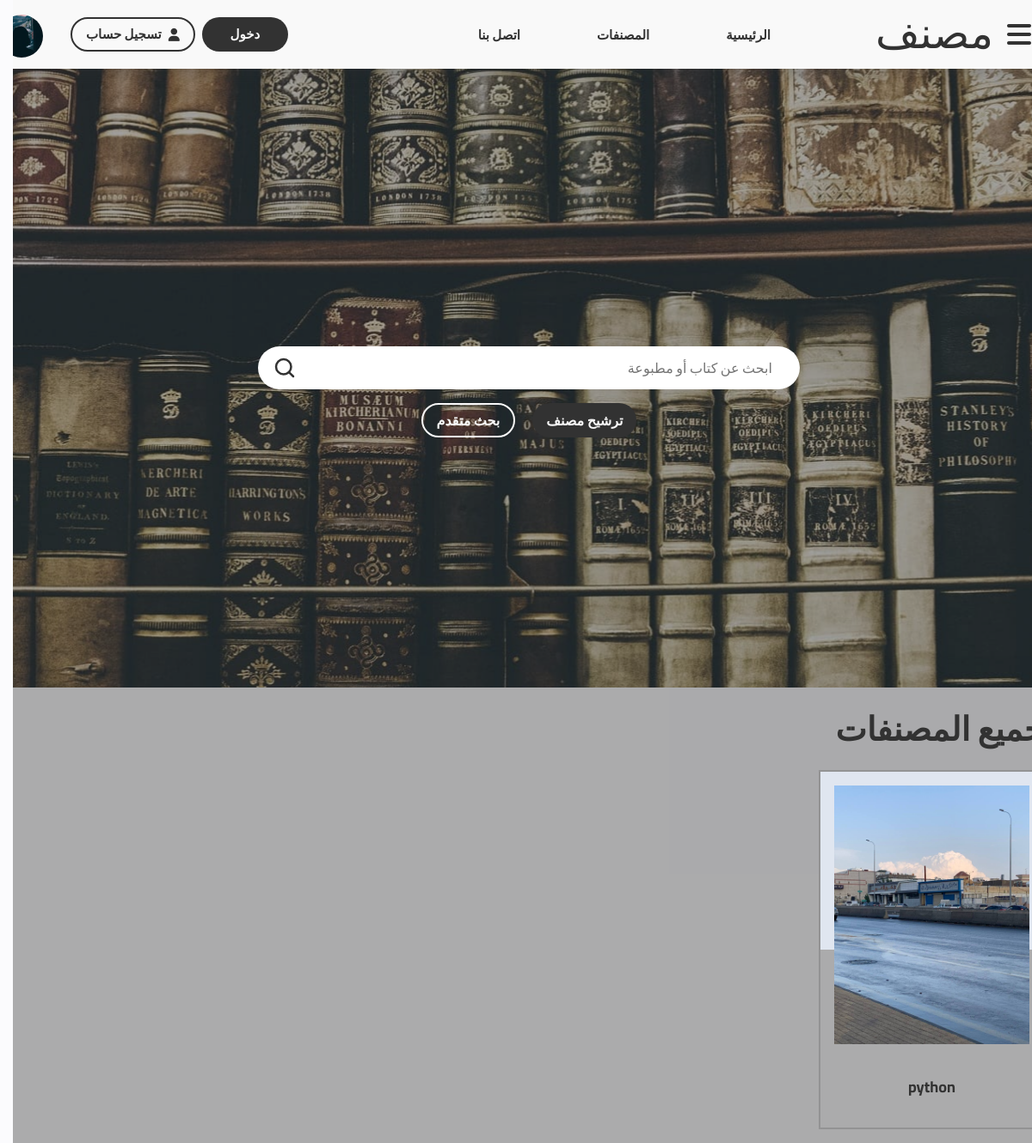
Screenshot of /mosannaf/ with the database file from the repository.
### mosannaf/models.py (models this page shows, shortened)
class Mosannaf(models.Model):
    name = models.CharField(max_length=255, verbose_name='اسم المصنف')
    meaning = models.TextField(verbose_name='تفسير اسم المصنف')
    summary = models.TextField(verbose_name='نبذه عن المصنف')
    m_type = models.ForeignKey(
        'Type', on_delete=models.SET_NULL, blank=True, null=True, verbose_name='نوع المصنف')
    chain = models.CharField(max_length=200, verbose_name='سلسلة')
    related_to = models.ForeignKey(
        "Mosannaf", on_delete=models.SET_NULL, null=True, blank=True, verbose_name='ذو علاقة', related_name='mosannaf_related_to')
    competitor = models.ForeignKey(
        "Mosannaf", on_delete=models.SET_NULL, verbose_name="منافس", null=True, blank=True, related_name='mosannaf_competitor')
    contrary = models.ForeignKey(
        "Mosannaf", on_delete=models.SET_NULL, blank=True, null=True, verbose_name='منافي', related_name='mosannaf_contrary')
    fields = models.ManyToManyField("Field", verbose_name="المجالات")
    category = models.ForeignKey(
        "Category", verbose_name="الفئة", on_delete=models.SET_NULL, null=True, blank=True)
    specialization = models.ForeignKey(
        "Specialization", verbose_name="التخصصص", on_delete=models.SET_NULL, null=True, blank=True)
    original_lang = models.ForeignKey(
        "Lang", verbose_name="أصل لغة المصنف", on_delete=models.SET_NULL, null=True, blank=True)
    date_published = models.DateField(
        verbose_name='تاريخ النشر', null=True, blank=True)
    parts_count = models.IntegerField(default=0, verbose_name='الأجزاء')
    pages_count = models.IntegerField(default=0, verbose_name='الصفحات')
    units_count = models.IntegerField(default=0, verbose_name='اﻷبواب')
    chapters_count = models.IntegerField(default=0, verbose_name='الفصول')
    subject = models.CharField(
        verbose_name="الموضوع", blank=True, null=True, max_length=100)
    branch = models.ForeignKey(
        "Branch", verbose_name='القسم', on_delete=models.SET_NULL, blank=True, null=True)
    sub_branch = models.ForeignKey(
        "SubBranch", verbose_name='القسم الفرعي', on_delete=models.SET_NULL, blank=True, null=True)
    chapter = models.CharField(max_length=200, verbose_name="الفصل")
    field = models.CharField(max_length=200, verbose_name="المجال")
    activity = models.CharField(max_length=200, verbose_name="النشاط")
    image = models.ImageField(verbose_name='صورة المصنف', upload_to='covers/',
                              height_field=None, width_field=None, max_length=None)
    file = models.FileField(verbose_name='ملف المصنف',
                            upload_to='mosannafat/', max_length=100)
    m_format = models.ForeignKey(
        "Formats", verbose_name="صيغة المصنف", blank=True, null=True, on_delete=models.SET_NULL)
    m_form = models.ForeignKey(
        "Forms", verbose_name="شكل المصنف", blank=True, null=True, on_delete=models.SET_NULL)
    m_size = models.CharField(max_length=200, verbose_name="حجم المصنف")
    measurement = models.ForeignKey(
        "Measurement", verbose_name="قياس المصنف", blank=True, null=True, on_delete=models.SET_NULL)
    preparation = models.ForeignKey(
        "Preparation", verbose_name='إعداد', on_delete=models.SET_NULL, blank=True, null=True)
    author = models.ForeignKey(
        "Author", verbose_name='المؤلف', on_delete=models.SET_NULL, blank=True, null=True)
    checker = models.ForeignKey(
        "Checker", verbose_name='المحقق', on_delete=models.SET_NULL, blank=True, null=True)
    publisher = models.ForeignKey(
        "Publisher", verbose_name='ناشر', on_delete=models.SET_NULL, blank=True, null=True)
    printing_house = models.ForeignKey(
        "PrintingHouse", on_delete=models.SET_NULL, null=True, blank=True, verbose_name="المطبعة")
    print_year = models.CharField(verbose_name="سنة الطباعة", max_length=20)
    print_number = models.CharField(verbose_name="رقم طبعة", max_length=20)
    publish_year = models.CharField(verbose_name="سنة النشر", max_length=20)
    isbn = models.CharField(verbose_name='ردمك', max_length=50)
    issn = models.CharField(verbose_name='ردمد', max_length=50)
    deposit_number = models.CharField(
        verbose_name='رقم الايداع', max_length=60)
    iso = models.CharField(max_length=200, verbose_name='ايزو')
    cover_artist = models.ForeignKey(
        "CoverArtists", verbose_name="فنان الغلاف", on_delete=models.SET_NULL, null=True, blank=True)
    class Meta:
        verbose_name = 'مصنف'
        verbose_name_plural = 'المصنفات'

### mosannaf/views.py (the view)
# urls.py: path('', all, name='all'),
def all(request):
    mosannafs = Mosannaf.objects.all().order_by('-date_published')
    context = {
        'mosannafs': mosannafs,
    }
    return render(request, 'mosannaf/all.html', context)

### mosannaf/templates/mosannaf/all.html (shortened to what this page needs)
{% extends 'base.html' %}
{% load static %}
{% block content %}
{% include 'main.html' %}
<section class=" section books-section" id="mainwoman">
    <div class="container swiper mySwiper">
        <div class="heading">
            <h1 class="intro-heading">جميع المصنفات</h1>
        </div>
        <div class="books swiper-wrapper">
            {% for mosannaf in mosannafs %}
            <div class="book swiper-slide">
                <img src="{{mosannaf.image.url}}" alt="" class="book_img">
                <a href="{% url 'mosannaf:details' mosannaf.id %}" class="book_title"><p class="book_title">{{mosannaf.name}}</p>
            </div>
            {% endfor %}
        </div>
    </div>
</section>
{% endblock content %}

### project/static/css/main.css (style rules this page uses)
:root { --main-background-color: #323232; --main-duration: .2s; --primary-color: #f9f9f9; --secondary-color: #323232; --gold-color: #E47B01; --danger-color: #dc3545; }
* { padding: 0; margin: 0; box-sizing:border-box; -webkit-box-sizing: border-box; -moz-box-sizing: border-box; transition: all var(--main-duration) ease-in-out; font-family: 'cairo', sans-serif; color: var(--secondary-color); }
html { scroll-behavior: smooth; }
body { background: #FBFBFD; }
.heading { font-size: 1.2rem ; color: var(--secondary-color); margin: 1rem 0 ; }
.container { margin: 0 auto; margin-bottom: 1rem; }
@media (min-width: 1200px) { .container { width: 1199px !important; } }
.section { margin-bottom:1rem ; }
.book { padding: 1rem; position: relative; border: 2px solid #32323230; display: flex; justify-content: center; align-items: center; flex-direction: column; gap:20px; width: 100%; min-height: 350px; }
.book img { max-width: 100%; }
.book::after { content: ""; position: absolute; top:0; right: 0; width: 100%; height: 50%; z-index: -1; background: #E0E6F0; }
.book .book_title { text-align: center; margin: 10px 0; font-weight: bold; font-size: 18px; cursor: pointer; text-decoration: none; }

### rows the page displays
Mosannaf: image (picture), name "python"
